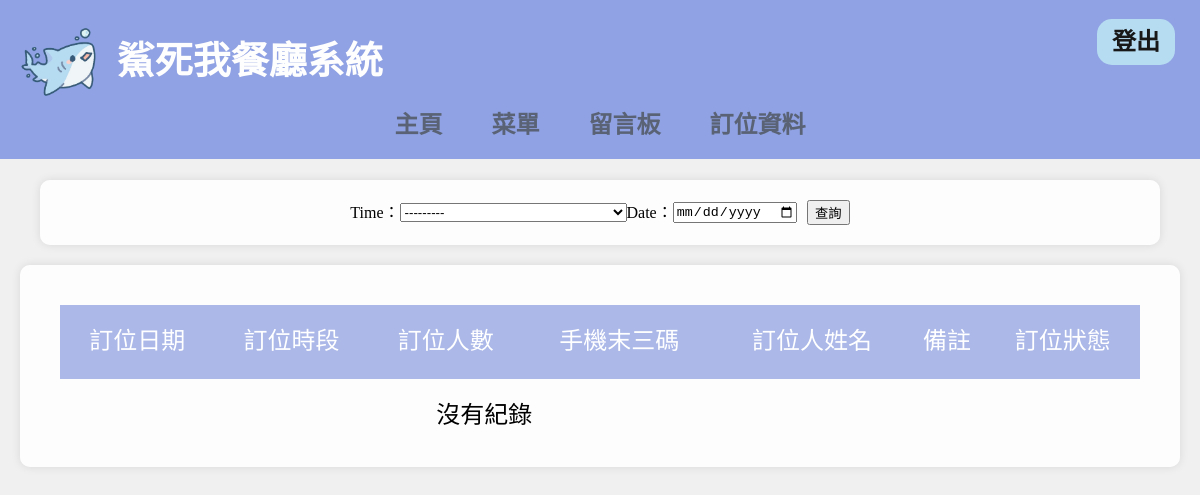
/reserveAll/ (signed in), run on an earlier commit of the app's database.
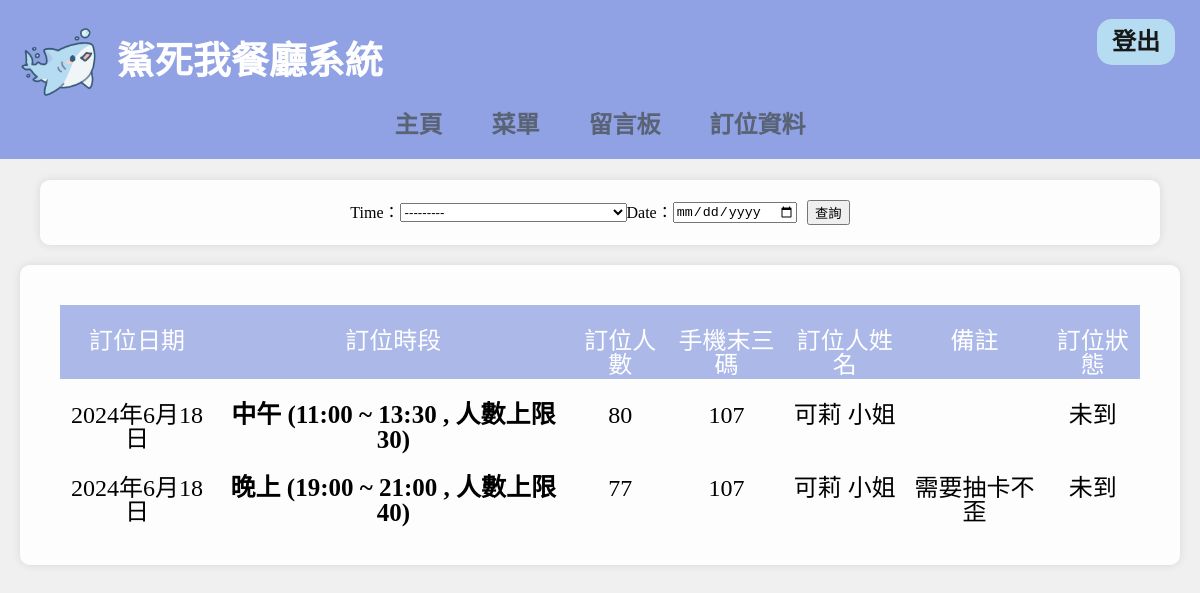
And on a later commit of the database.
### customer/models.py (models this page shows)
class Reserve(models.Model):
    customer=models.ForeignKey(User, on_delete=models.CASCADE)
    numberOfPeople=models.IntegerField()
    date=models.DateField()
    time=models.ForeignKey(Time, on_delete=models.CASCADE)
    note=models.TextField(null=True, max_length=20)
    alternate=models.BooleanField(default=False)
    isCome=models.BooleanField(default=False)

class Time(models.Model):
    name=models.CharField(max_length=50)
    timeStart=models.TimeField()
    timeEnd=models.TimeField()
    numberOfPeopleMax=models.IntegerField(default=100)
    def __str__(self):
        return f"{self.name} ({self.timeStart.strftime('%H:%M')} ~ {self.timeEnd.strftime('%H:%M')} , 人數上限 {self.numberOfPeopleMax})"

class User(AbstractUser):
    sex=models.ForeignKey(Sex, on_delete=models.CASCADE, null=True)
    def phoneLastThree(self):
        return self.username[-3:]

class Sex(models.Model):
    name=models.CharField(max_length=50)
    def __str__(self):
        return self.name

### customer/views.py (the view)
# urls.py: path('reserveAll/', reserveAll, name='reserveAll'), #訂位記錄查看
def reserveAll(request):
    if request.user.is_active:
        if request.user.is_superuser:
            form=ReserveSearchForm()
            reserve=Reserve.objects.filter(date__range=[datetime.now().date(), datetime.now().date() + timedelta(days=6)]).order_by('date')
            return render(request, 'reserveManage.html', locals())
        reserve=Reserve.objects.filter(customer=request.user).order_by('-date')
        return render(request, 'reserve.html', locals())
    msg='尚未登入不可查看訂位，請先登入'
    return render(request, 'error.html', locals())

### customer/forms.py
class ReserveSearchForm(forms.Form):
    time = forms.ModelChoiceField(queryset=Time.objects.all(), required=False)
    date = forms.DateField(widget=forms.DateInput(attrs={'type': 'date'}), required=False)

### template/html/reserveManage.html (shortened to what this page needs)
<!DOCTYPE html>
<html lang="zh-TW">
<head>
</head>
<body>
    {% include 'header.html' %}
    <div class="page-container">
        <div class="form-container">
            <form action="/reserveSearch/" method="post">
                {{ form }}
                <input type="submit" value="查詢">
            </form>
        </div>
        <div class="reservation-box">
            <table>
                <thead>
                    <tr>
                        <th>訂位日期</th>
                        <th>訂位時段</th>
                        <th>訂位人數</th>
                        <th>手機末三碼</th>
                        <th>訂位人姓名</th>
                        <th>備註</th>
                        <th>訂位狀態</th>
                    </tr>
                </thead>
                <tbody>
                    {% if reserve %}
                        {% for r in reserve %}
                        <tr>
                            <td>{{ r.date }}</td>
                            <td>{{ r.time }}</td>
                            <td>{{ r.numberOfPeople }}</td>
                            <td>{{ r.customer.phoneLastThree }}</td>
                            <td>{{ r.customer.first_name }}
                                {% if r.customer.sex.id == 3 %}
                                先生/小姐
                                {% else %}
                                {{ r.customer.sex }}
                                {% endif %}</td>
                            <td>{{ r.note }}</td>
                            <td>{% if r.isCome %}已到{% else %}未到{% endif %}</td>
                        </tr>
                        {% endfor %}
                    {% else %}
                    <tr>
                        <td colspan="5">沒有紀錄</td>
                    </tr>
                    {% endif %}
                </tbody>
            </table>
        </div>
    </div>
</body>
</html>

What changed in the data, as far as the page shows it:
added Reserve: date "2024年6月18日", time "中午 (11:00 ~ 13:30 , 人數上限 30)", numberOfPeople "80", customer.phoneLastThree "107", customer.first_name "可莉", customer.sex "小姐", isCome "未到"
added Reserve: date "2024年6月18日", time "晚上 (19:00 ~ 21:00 , 人數上限 40)", numberOfPeople "77", customer.phoneLastThree "107", customer.first_name "可莉", customer.sex "小姐", note "需要抽卡不歪", isCome "未到"
Also different on the page:
text no longer shown: "沒有紀錄"
